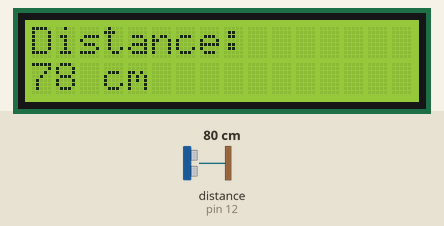
The sketch below on a simulated Arduino Uno, built with avr-gcc and run on an emulated ATmega328P. Parts: 16×2 character LCD. Wiring (inferred from the names in the program): ultrasonic range finder: trigger pin 11; echo pin 12. The inputs (shaded band) are chosen by the test bench; at power-on: distance to the obstacle (sensor on pin 12) 80 cm. The echo pulse lasts 58.3 µs per cm.

Above: at 1.2 s.
1.3 s: distance to the obstacle (sensor on pin 12) set to 2 cm
At 2.6 s:
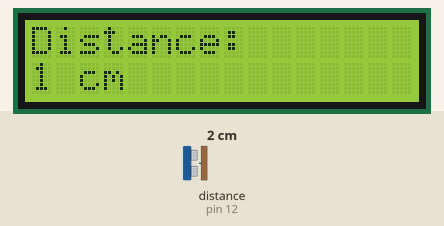
2.9 s: distance to the obstacle (sensor on pin 12) set to 9 cm
At 3.7 s:
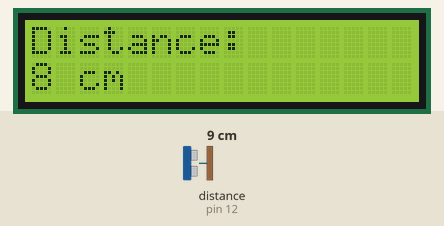
5.9 s: distance to the obstacle (sensor on pin 12) set to 35 cm
At 7.2 s:
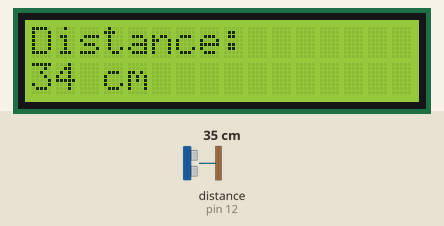
8.9 s: distance to the obstacle (sensor on pin 12) set to 299 cm
At 10.3 s:
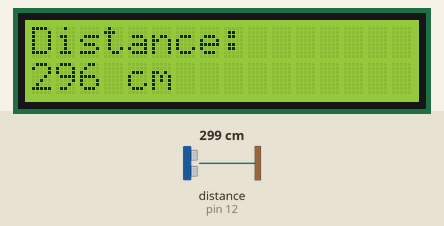
Timing chart, 0 to 11.9 s (numbered marks = the images above; inputs shaded):
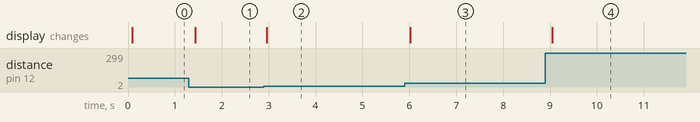

Measured:
- after the input at 1.3 s, the display: changes after 0.13 s (image 1)
- after the input at 2.9 s, the display: changes after 0.06 s (image 2)
- after the input at 5.9 s, the display: changes after 0.12 s (image 3)
- after the input at 8.9 s, the display: changes after 0.15 s (image 4)

The sketch:

sonar_lcd.ino
```cpp
#include <LiquidCrystal_I2C.h>
#include <Wire.h>

// Initialisation de l'écran LCD (adresse I2C 0x27, écran 16x2)
LiquidCrystal_I2C lcd(0x27, 16, 2);

// Définition des broches utilisées pour le capteur ultrasonique
const int trigPin = 11; // Broche Trigger (émission)
const int echoPin = 12; // Broche Echo (réception)

// Variables utilisées pour le calcul de la distance
long duree;     // Durée du signal d'écho
int distance;   // Distance calculée en cm

void setup() {
    // Configuration des broches du capteur
    pinMode(trigPin, OUTPUT); // Trigger en sortie
    pinMode(echoPin, INPUT);  // Echo en entrée

    // Initialisation de l'écran LCD
    lcd.init();
    lcd.backlight(); // Activation du rétroéclairage
}

void loop() {
    // Émission d'un signal de 10 microsecondes
    digitalWrite(trigPin, LOW);
    delayMicroseconds(5);
    digitalWrite(trigPin, HIGH);
    delayMicroseconds(10);
    digitalWrite(trigPin, LOW);

    // Mesure de la durée du signal d'écho
    duree = pulseIn(echoPin, HIGH);

    // Calcul de la distance en cm (vitesse du son = 0.034 cm/µs)
    distance = duree * 0.034 / 2;

    // Affichage sur l'écran LCD
    lcd.clear(); // Effacer l'écran avant d'afficher une nouvelle valeur
    lcd.setCursor(0, 0); // Placer le curseur en haut à gauche
    lcd.print("Distance:"); // Afficher "Distance:"
    lcd.setCursor(0, 1); // Placer le curseur en bas à gauche
    lcd.print(distance); // Afficher la valeur de la distance
    lcd.print(" cm"); // Ajouter "cm" après la valeur

    delay(100); // Mise à jour rapide
}
```
